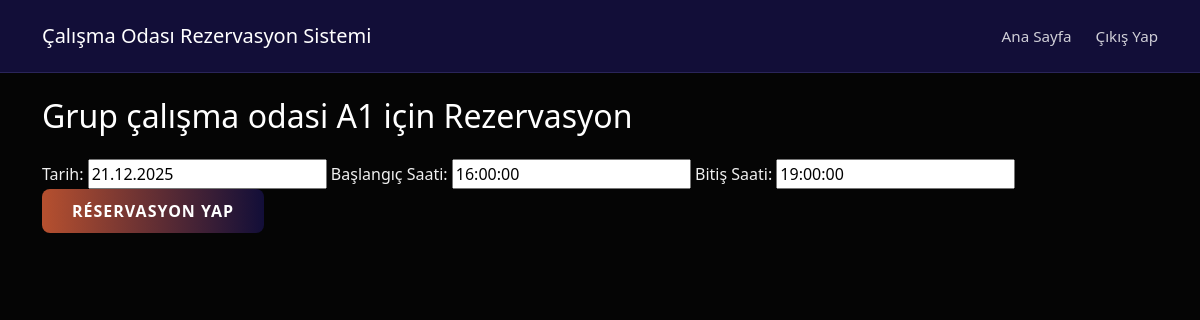
/reservations/update/3/ (signed in), run on the app's committed database.
### rooms/models.py (models this page shows, shortened)
class Room(models.Model):
    name = models.CharField(max_length=100, verbose_name="Oda Adı")
    slug = models.SlugField(unique=True, blank=True, null=True)
    capacity = models.PositiveIntegerField(verbose_name="Kapasite")
    location = models.CharField(max_length=200, verbose_name="Konum", blank=True)
    is_active = models.BooleanField(default=True, verbose_name="Aktif mi?")

### reservations/models.py (models this page shows, shortened)
class Reservation(models.Model):
    STATUS_CHOICES = [
        ('pending', 'Beklemede'),
        ('confirmed', 'Onaylandı'),
        ('canceled', 'İptal Edildi'),
    ]
    user = models.ForeignKey(settings.AUTH_USER_MODEL, on_delete=models.CASCADE, verbose_name="Kullanıcı")
    room = models.ForeignKey(Room, on_delete=models.CASCADE, verbose_name="Oda")
    date = models.DateField(verbose_name="Tarih")
    start_time = models.TimeField(verbose_name="Başlangıç Saati")
    end_time = models.TimeField(verbose_name="Bitiş Saati")
    status = models.CharField(max_length=20, choices=STATUS_CHOICES, default='pending', verbose_name="Durum")
    class Meta:
        verbose_name = "Rezervasyon"
        verbose_name_plural = "Rezervasyonlar"

### reservations/views.py (the view)
# urls.py: path('update/<int:pk>/', views.update_reservation, name='update_reservation'),
def update_reservation(request, pk):
    reservation = get_object_or_404(Reservation, pk=pk, user=request.user)
    if request.method == 'POST':
        form = ReservationForm(request.POST, instance=reservation)
        if form.is_valid():
            form.save()
            messages.success(request, "Rezervasyon güncellendi.")
            return redirect('reservations:mine')
    else:
        form = ReservationForm(instance=reservation)
    return render(request, 'create.html', {'form': form, 'room': reservation.room})

### reservations/forms.py
class ReservationForm(forms.ModelForm):
    date = forms.DateField(
        input_formats=['%d.%m.%Y'],
        widget=forms.DateInput(
            format='%d.%m.%Y',
            attrs={'placeholder': 'JJ.MM.AAAA'}
        )
    )
    class Meta:
        model = Reservation
        fields = ['date', 'start_time', 'end_time']

### reservations/templates/create.html (shortened to what this page needs)
{% extends "base.html" %}
{% load static %}
{% block content %}
  <h2 class="mb-4 text-white">{{ room.name }} için Rezervasyon</h2>
  <form method="post">
    <label for="id_date">Tarih:</label>
    {{ form.date }}
    <label for="id_start_time">Başlangıç Saati:</label>
    {{ form.start_time }}
    <label for="id_end_time">Bitiş Saati:</label>
    {{ form.end_time }}
<div class="d-flex gap-3">
    <button type="submit"class="custom-btn">Réservasyon yap</button>
</div>
  </form>
{% endblock %}

### calismaodasi/static/css/styles.css (style rules this page uses)
.dark-theme { background-color: #050505; color: #f0f0f0; min-height: 100vh; }
.custom-btn { background-image: linear-gradient(to right, #b6502f, #120e38); border: none; color: white; padding: 10px 30px; border-radius: 8px; font-weight: bold; text-transform: uppercase; letter-spacing: 1px; text-decoration: none; display: inline-block; transition: transform 0.2s ease, box-shadow 0.2s ease; }

### data on the page
Room: name "Grup çalışma odasi A1"
Reservation: date "21.12.2025", start_time "16:00:00", end_time "19:00:00"
